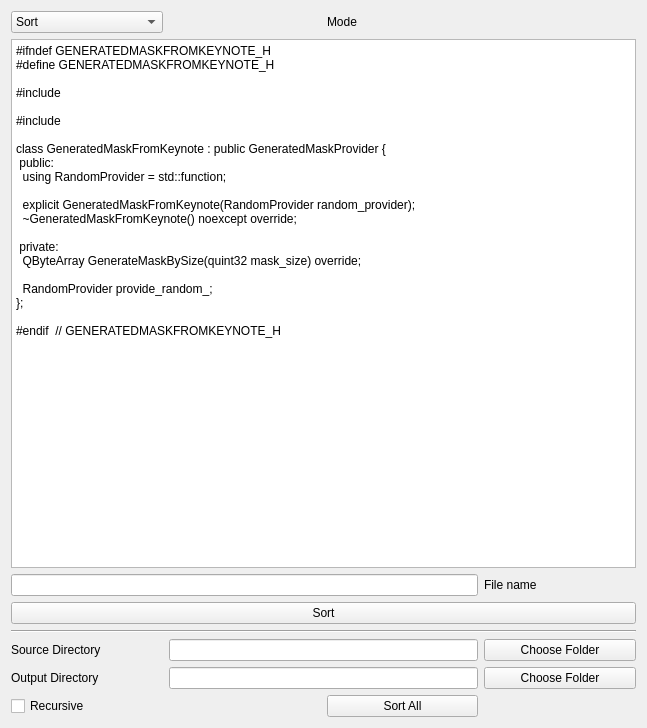
<?xml version="1.0" encoding="UTF-8"?>
<ui version="4.0">
 <class>MainWindow</class>
 <widget class="QMainWindow" name="MainWindow">
  <property name="geometry">
   <rect>
    <x>0</x>
    <y>0</y>
    <width>647</width>
    <height>728</height>
   </rect>
  </property>
  <property name="windowTitle">
   <string>MainWindow</string>
  </property>
  <widget class="QWidget" name="centralWidget">
   <layout class="QGridLayout" name="gridLayout">
    <item row="0" column="0">
     <widget class="QComboBox" name="mode_combo">
      <property name="currentIndex">
       <number>0</number>
      </property>
      <item>
       <property name="text">
        <string>Sort</string>
       </property>
      </item>
      <item>
       <property name="text">
        <string>Fix header Guards</string>
       </property>
      </item>
      <item>
       <property name="text">
        <string>Sort (C)</string>
       </property>
      </item>
     </widget>
    </item>
    <item row="0" column="2">
     <widget class="QLabel" name="label_3">
      <property name="text">
       <string>Mode</string>
      </property>
     </widget>
    </item>
    <item row="4" column="0" colspan="4">
     <widget class="Line" name="line">
      <property name="orientation">
       <enum>Qt::Horizontal</enum>
      </property>
     </widget>
    </item>
    <item row="5" column="0">
     <widget class="QLabel" name="label">
      <property name="text">
       <string>Source Directory</string>
      </property>
     </widget>
    </item>
    <item row="5" column="3">
     <widget class="QPushButton" name="source_directory_button">
      <property name="text">
       <string>Choose Folder</string>
      </property>
     </widget>
    </item>
    <item row="6" column="0">
     <widget class="QLabel" name="label_2">
      <property name="text">
       <string>Output Directory</string>
      </property>
     </widget>
    </item>
    <item row="6" column="3">
     <widget class="QPushButton" name="destination_directory_button">
      <property name="text">
       <string>Choose Folder</string>
      </property>
     </widget>
    </item>
    <item row="7" column="0">
     <widget class="QCheckBox" name="is_recursive_check">
      <property name="text">
       <string>Recursive</string>
      </property>
     </widget>
    </item>
    <item row="7" column="2">
     <widget class="QPushButton" name="sort_all_button">
      <property name="text">
       <string>Sort All</string>
      </property>
     </widget>
    </item>
    <item row="1" column="0" colspan="4">
     <widget class="QPlainTextEdit" name="segment_text_edit">
      <property name="plainText">
       <string>#ifndef GENERATEDMASKFROMKEYNOTE_H
#define GENERATEDMASKFROMKEYNOTE_H

#include &lt;generatedmaskprovider.h&gt;

#include &lt;functional&gt;

class GeneratedMaskFromKeynote : public GeneratedMaskProvider {
 public:
  using RandomProvider = std::function&lt;void(int, QByteArray&amp;)&gt;;

  explicit GeneratedMaskFromKeynote(RandomProvider random_provider);
  ~GeneratedMaskFromKeynote() noexcept override;

 private:
  QByteArray GenerateMaskBySize(quint32 mask_size) override;

  RandomProvider provide_random_;
};

#endif  // GENERATEDMASKFROMKEYNOTE_H
</string>
      </property>
     </widget>
    </item>
    <item row="5" column="1" colspan="2">
     <widget class="QLineEdit" name="source_directory_line"/>
    </item>
    <item row="6" column="1" colspan="2">
     <widget class="QLineEdit" name="destination_directory_line"/>
    </item>
    <item row="3" column="0" colspan="4">
     <widget class="QPushButton" name="sort_button">
      <property name="text">
       <string>Sort</string>
      </property>
     </widget>
    </item>
    <item row="2" column="3">
     <widget class="QLabel" name="name_label">
      <property name="text">
       <string>File name</string>
      </property>
     </widget>
    </item>
    <item row="2" column="0" colspan="3">
     <widget class="QLineEdit" name="name_line_edit"/>
    </item>
   </layout>
  </widget>
 </widget>
 <layoutdefault spacing="6" margin="11"/>
 <resources/>
 <connections/>
</ui>
